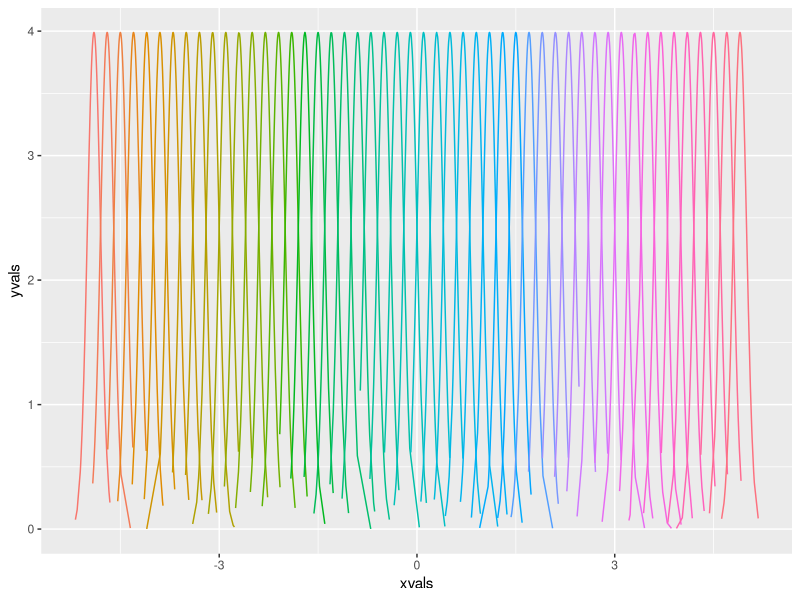
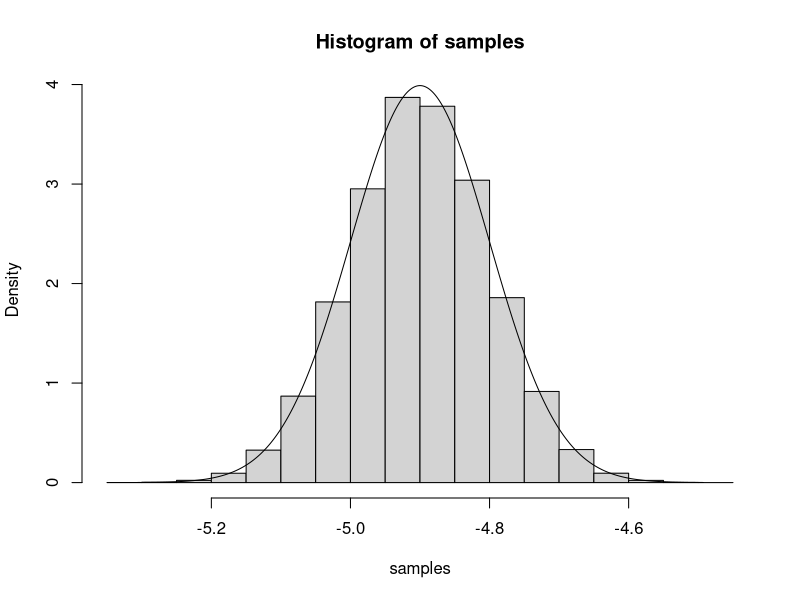
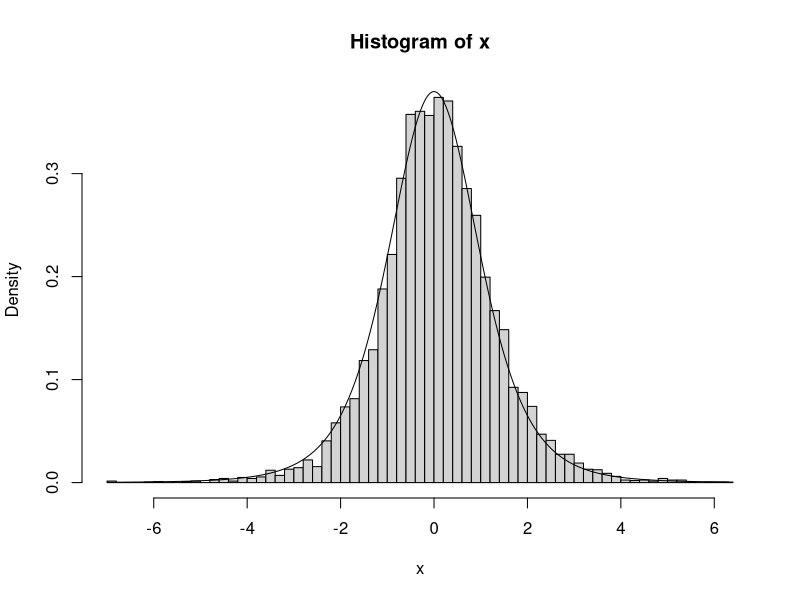
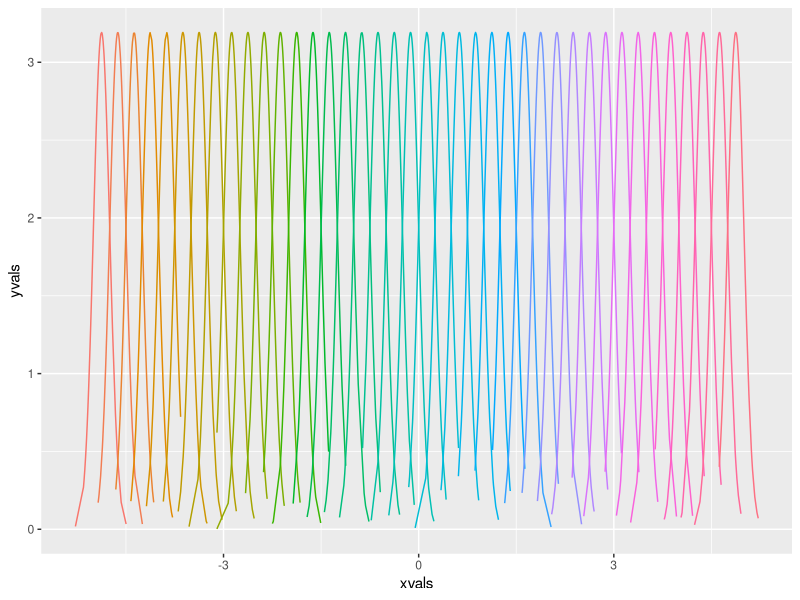
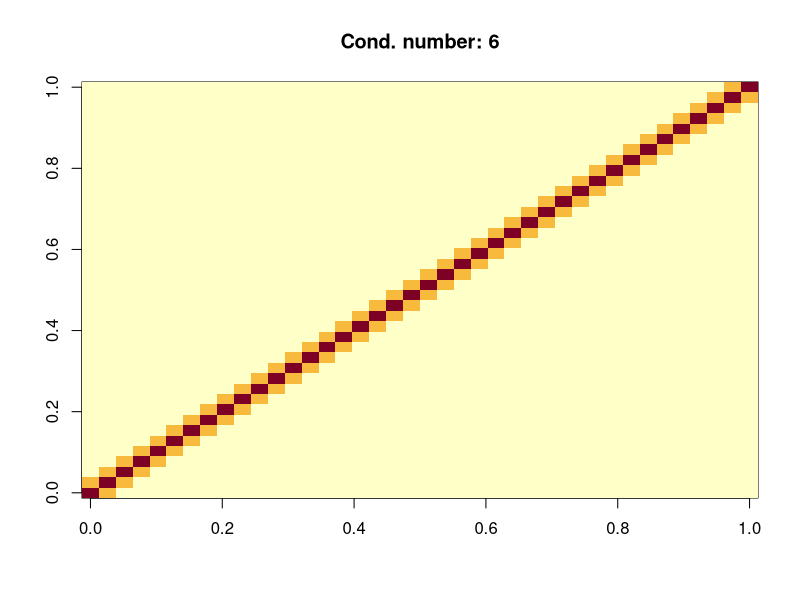
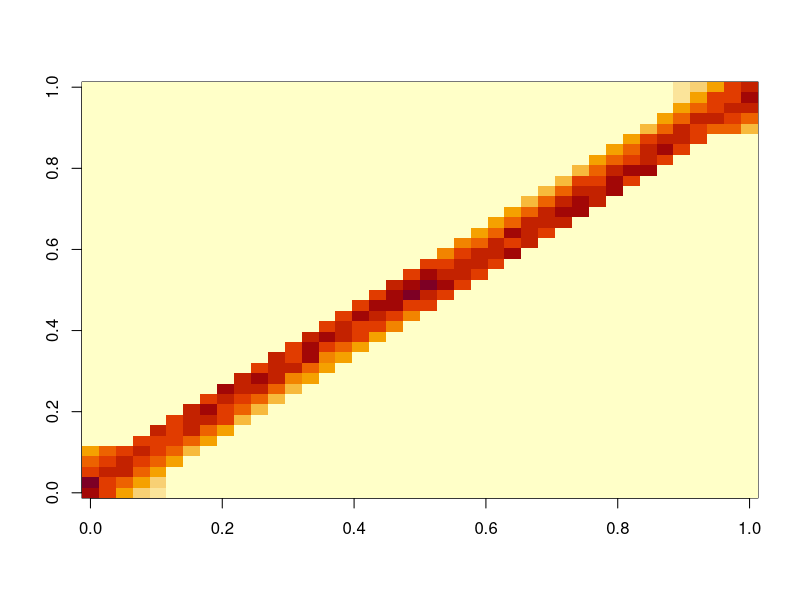
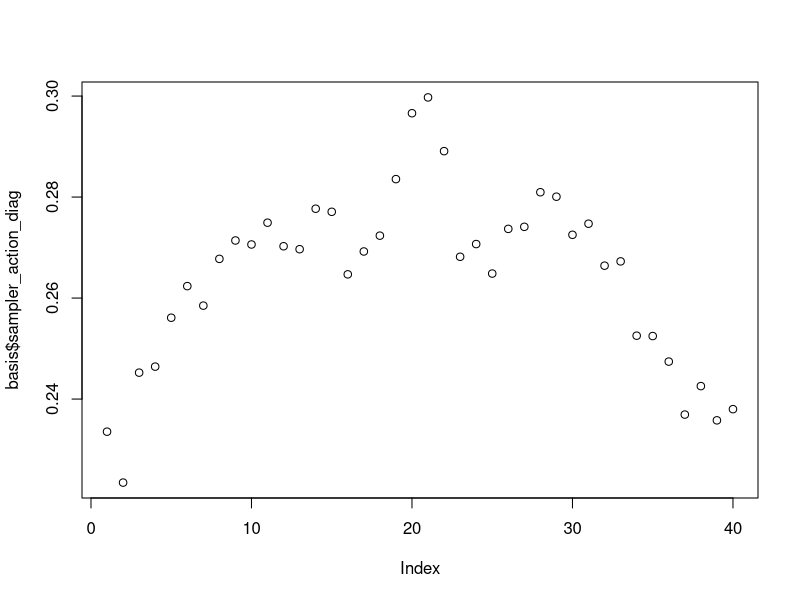
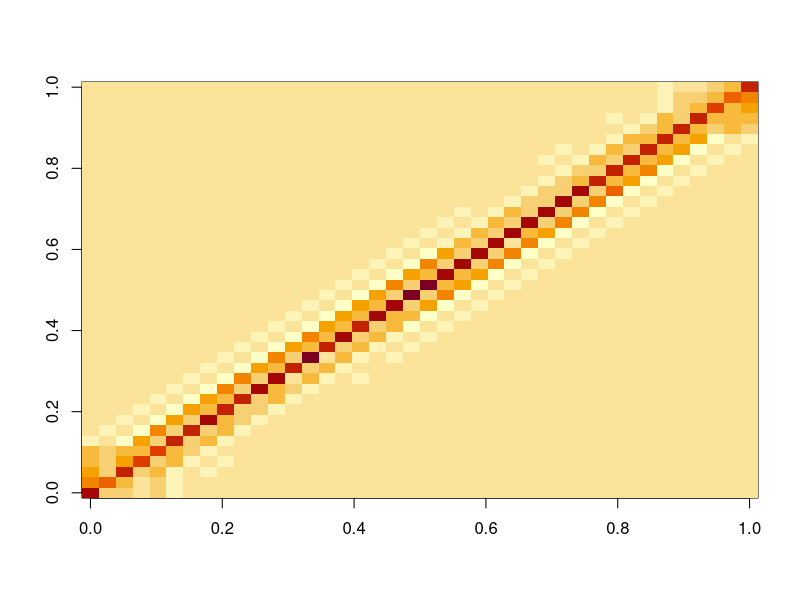

Write the R code that produced these figures, in order.
## ---- chunk 1
rm(list = ls())
## ---- chunk 2
init_single_scale_basis = function(range, num_elements, tightness = 2){  
  default_var = ((range[2] - range[1]) / (tightness * num_elements))^2
  basis = list(means       = as.list(ppoints(num_elements) * (range[2] - range[1]) + range[1]), 
               covariances = as.list(rep(default_var,       length.out = num_elements)))
  basis$length = num_elements
  return(basis)
}

concat_basis_skeletons = function(skeleton_list){
  basis = list(means = list(), covariances = list(), length = 0)
  for(bi in skeleton_list){
    basis$means       = append(basis$means,       bi$means)
    basis$covariances = append(basis$covariances, bi$covariances)
    basis$length = basis$length + bi$length
  }
  return(basis)
}

init_multiscale_basis = function(range, num_layers){
  bases = list()
  for(i in 1:num_layers){
    bases = append(bases, list( init_single_scale_basis( range, num_elements = 2^(i-1) ) ) )
  }
  basis = concat_basis_skeletons(bases)
  return(basis)
}

prepare_basis = function(dimension = 1, 
                         num_elements = 50, 
                         range = c(-5, 5), 
                         num_neighbors = 5,
                         neighbor_choice = "closest",
                         multiscale = FALSE,
                         num_layers = 5){
  assertthat::assert_that(neighbor_choice %in% c("closest", "random"))
  assertthat::assert_that(dimension==1) #Don't have a default initialization yet
  if(multiscale){
    warning("Constructing multiscale basis. Ignoring num_elements argument")
    basis = init_multiscale_basis(range, num_layers)
  } else {
    warning("Constructing single scale basis. Ignoring num_layers argument")
    basis = init_single_scale_basis(range, num_elements)
  }
  
  basis$cholesky_factors = lapply(FUN = chol,                           basis$covariances)
  basis$inv_sqrt_det =     lapply(FUN = function(M)(1 / prod(diag(M))), basis$cholesky_factors)
  basis$precisions =       lapply(FUN = chol2inv,                       basis$cholesky_factors)
  basis$inner_prods_hh  = matrix(0,  nrow = basis$length, ncol = basis$length) #Called C in the writeup
  basis$inner_prods_hLh = matrix(0,  nrow = basis$length, ncol = basis$length) #Called G in the writeup
  basis$sampler_action  = matrix(0, nrow = basis$length, ncol = basis$length) #CinvG = MC
  basis$neighbor_mat    = matrix(0,  nrow = basis$length, ncol = basis$length) #Z
  basis$sampler_action_diag = rep(0, basis$length)
  basis$target_coeffs = rep(0, basis$length)
  basis$par_dim = dimension

    
  get_inner_prod = function(i, j){
    lambda = basis$precisions[[i]] + basis$precisions[[j]]
    nu = solve(lambda, 
               basis$precisions[[i]] %*% basis$means[[i]] + 
               basis$precisions[[j]] %*% basis$means[[j]])
    num = exp(-0.5 * ( - nu * lambda * nu + 
                      t(basis$means[[i]]) %*% basis$precisions[[i]] %*% basis$means[[i]] + 
                      t(basis$means[[j]]) %*% basis$precisions[[j]] %*% basis$means[[j]] ) )
    num = num * basis$inv_sqrt_det[[i]] * basis$inv_sqrt_det[[j]]
    dnm = sqrt(2*pi)^dimension * sqrt(det(lambda))
    return(num / dnm)
  }
  
  #Get inner products
  for(b_in in 1:basis$length){
    for(b_out in 1:basis$length){
      basis$inner_prods_hh[b_in, b_out] = get_inner_prod(b_in, b_out)
    }
  }
  
  # We only estimate traffic between nearby basis elements.
  # This code finds the nearest neighbors for each element.
  basis$neighbors = as.list(rep(0, basis$length))
  for(index in 1:basis$length){
    if(neighbor_choice=="closest"){
      basis$neighbors[[index]] = order(basis$inner_prods_hh[index, ], 
                                       decreasing = TRUE)[1:num_neighbors]
    } 
    if(neighbor_choice=="random"){
      basis$neighbors[[index]] = sample(1:basis$length, num_neighbors)
    }
  }
  #Ensure that neighboring relations are symmetric
  for(b_in in 1:basis$length){
    for(b_out in basis$neighbors[[b_in]]){
      if(! (b_in %in% basis$neighbors[[b_out]]) ){
        basis$neighbors[[b_out]] = c(basis$neighbors[[b_out]], b_in)
      }
    }
  }
  for(index in 1:basis$length){
    basis$neighbor_mat[ basis$neighbors[[index]], index ] = 1
  }
  assertthat::assert_that( all( basis$neighbor_mat == t( basis$neighbor_mat ) ) )

  return(basis)
}

# Return a matrix with `num_samples` columns. Each is a draw from 
# element `index` of `basis`.
get_samples = function(basis, index, num_samples){
  my_chol = basis$cholesky_factors[[index]]
  samples = matrix(rnorm(n = num_samples * basis$par_dim), nrow = basis$par_dim)
  samples = my_chol %*% samples
  for(i in 1:basis$par_dim){
    samples[i,] = samples[i,] + basis$means[[index]][i]
  }
  return(samples)
}

# Accept a matrix with `num_samples` columns. 
# At each, evaluate the density of
# element `index` of `basis`.
get_density = function(points, basis, index){
  nums = rep(NA, dim(points)[2])
  for(j in seq_along(nums)){
    points[ ,j] = points[ ,j] - basis$means[[index]]
    quadratic_j = t(points[ ,j]) %*% basis$precisions[[index]] %*% points[ ,j]
    nums[j] = exp(-0.5 * quadratic_j )
  }
  inv_dnm = basis$inv_sqrt_det[[index]] * ( (2 * pi) ^ ( -basis$par_dim / 2 ) ) 
  densities = nums * inv_dnm
  return(densities)
}

# Accept a matrix with `num_samples` columns. 
# At each, evaluate the estimated density of the target.
target_density_est = function(points, basis){
  densities = rep(0, dim(points)[2])
  for(i in 1:basis$length){
    densities = densities + 
      basis$target_coeffs[[i]] * get_density(points, basis, index = i)
  }
  return(densities)
}

require(ggplot2)
plot_1d_basis = function(basis){
  num_samples = 100
  sampled_df = data.frame(xvals = rep(NA, basis$length*num_samples),
                          yvals = rep(NA, basis$length*num_samples),
                          index = rep(1:basis$length, each = num_samples))
  for(index in 1:basis$length){
    abcissae = matrix(sort(get_samples(basis, index, num_samples)), nrow = 1)
    densities = get_density(abcissae, basis, index)
    sampled_df$xvals[sampled_df$index==index] = abcissae
    sampled_df$yvals[sampled_df$index==index] = densities
  }
  p = ggplot(data = sampled_df) + guides(colour = FALSE) + 
    geom_line(aes(xvals, yvals, colour = as.factor(index)))
  print(p)
}


## ---- chunk 3
basis = prepare_basis(num_layers = 3)
plot_1d_basis(basis)
samples = get_samples(basis, index = 1, num_samples = 50000)
densities = get_density(samples, basis, index = 1)
hist(samples, probability = TRUE)
my_order = order(samples)
lines(samples[my_order], densities[my_order])
## ---- chunk 4
require(MASS)
# sampler: a function taking a vector `points_in` of parameter values
#          and returning a vector of outputs from an MH sampler initialized at points_in.
bemc = function(basis, sampler, dimension = 1, draws_per_entry = 1000){

  #Estimate M
  samples_before_mh = matrix(0, ncol = draws_per_entry, nrow = dimension)
  for(b_in in 1:basis$length){
    samples_before_mh = get_samples(basis, b_in, num_samples = draws_per_entry)
    for(b_out in basis$neighbors[[b_in]]){
      sampler_out = simple_sampler(points_in = samples_before_mh)
      densities = get_density(points = sampler_out$proposals, basis, b_out)
      basis$inner_prods_hLh[b_in, b_out] = weighted.mean(x = densities, w = sampler_out$acc_probs)
      #Start or continue the averaging of rejection probabilities
      basis$sampler_action_diag[b_in] = basis$sampler_action_diag[b_in] + sum(1 - sampler_out$acc_probs)
    } 
    # Finish the averaging of rejection probabilities
    num_draws = length(basis$neighbors[[b_in]]) * draws_per_entry
    basis$sampler_action_diag[b_in] = basis$sampler_action_diag[b_in] / num_draws
  }
  
  cinv = ginv(basis$inner_prods_hh, tol = 0.01)
  #D + C^{-1} G#
  basis$sampler_action = diag(basis$sampler_action_diag) + 
    (cinv %*% basis$inner_prods_hLh)

  basis$target_coeffs = Re(eigen(basis$sampler_action)$vectors[,1])
  basis$target_coeffs = basis$target_coeffs / sum(basis$target_coeffs)
  return(basis)
}
## ---- chunk 5
target = function(x)(dt(x, df = 5))
simple_sampler = function(points_in){
  for(i in 1){
    proposals = points_in + rnorm(n = prod(dim(points_in)))
    acc_probs = pmin(1, target(proposals) / target(points_in))
    #it's a symmetric proposal, so only the target enters this ratio.
    accepts = rbinom(size = 1, 
                     n = dim(proposals)[2], 
                     prob = acc_probs)
    points_out            = proposals
    points_out[,!accepts] = points_in[,!accepts]
  }
  return(list(samples = points_out,
              proposals = proposals, 
              acc_probs = acc_probs))
}

CHAINLEN = 1e4
x = rep(list(matrix(1, ncol = 1, nrow = 1)), CHAINLEN)
for(i in 2:CHAINLEN){
  x[[i]] = simple_sampler(x[[i-1]])$samples
}
x = as.numeric(x)
hist(x, probability = TRUE, breaks = 50)
lines(sort(x), target(sort(x)))
## ---- chunk 6
basis = prepare_basis(dimension = 1, num_elements = 40, 
                      num_neighbors = 5, neighbor_choice = "closest")
plot_1d_basis(basis)
image(basis$inner_prods_hh, 
      main = paste("Cond. number:", round(kappa(basis$inner_prods_hh))))
basis = bemc(basis, 
             sampler = simple_sampler, 
             dimension = 1, 
             draws_per_entry = 1000)
my_grid = matrix(seq(-5, 5, length.out = 100), ncol = 100)
image(basis$inner_prods_hLh)
plot(basis$sampler_action_diag)
image(basis$sampler_action)
plot(basis$means, basis$target_coeffs)
plot(my_grid, target(my_grid), type = "l")
lines(my_grid, target_density_est(points = my_grid, basis), col = "red")
